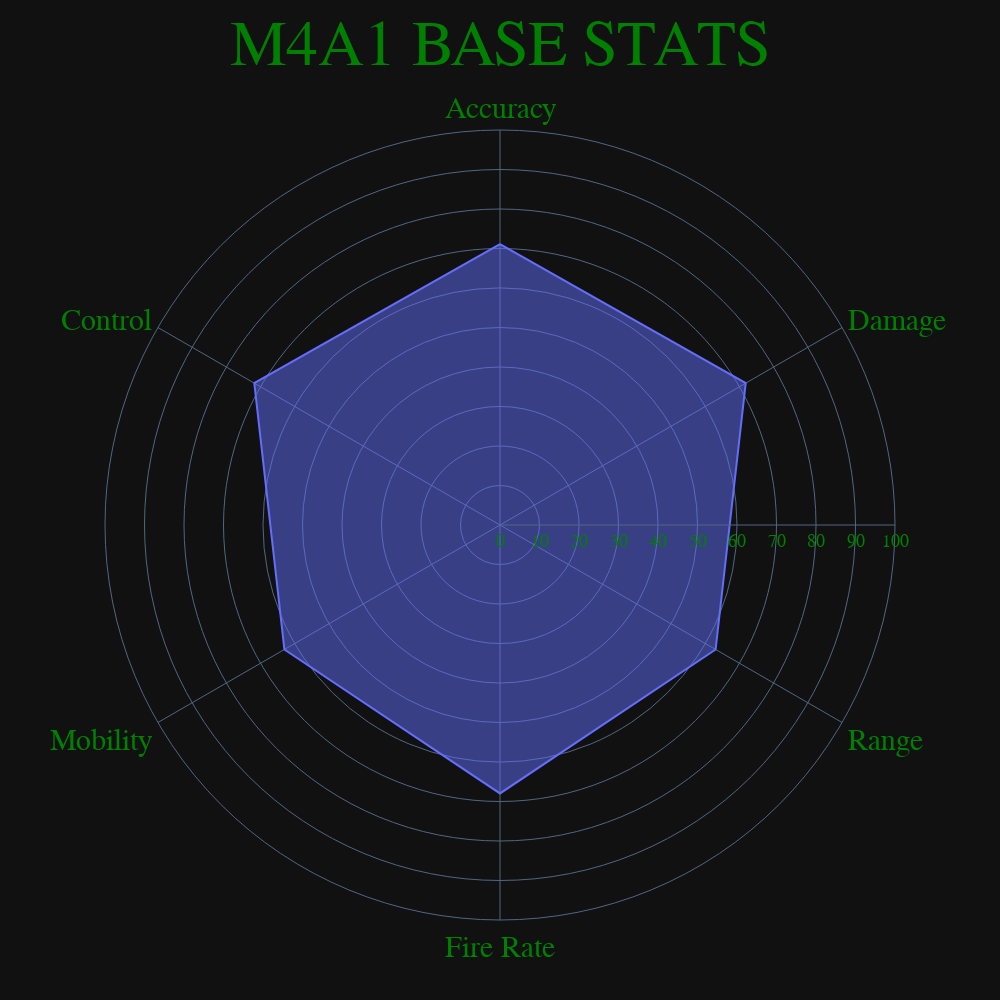

Notebook code cell kept with this figure:
### Code cell
fig = px.line_polar(df, 
                    r = df[df.Category == "BASE"].iloc[0,3:].tolist(), 
                    theta = df.columns[3:].tolist(), 
                    line_close = True,
                    range_r = [0,100],
                    render_mode = 'svg',
                    template = "plotly_dark",
                    width=1000,
                    height=1000,
                   )
fig.update_traces(fill='toself')
fig.update_layout(
    title={
        'text': "M4A1 BASE STATS",
        'y':0.98,
        'x':0.5,
        'xanchor': 'center',
        'yanchor': 'top',
        'font' : dict(
            family="Courier New, monospace",
            size=64,
            color="green"
            ),
        },
    
    font=dict(
        family="Helvetica",
        size=30,
        color="green"
        ),
    margin={'t':130},
    polar = dict(
        radialaxis = dict(showticklabels=True, color='green',tickangle=0,tickfont=dict(size=18)),
#         angularaxis = dict(showticklabels=False, ticks='')
    ))


fig.show()

### Figure 1 — Plotly figure (JSON) as saved in the notebook; plotly's stock layout.template omitted (floating-point values rounded to 4 significant figures)
{"data": [{"fill": "toself", "hovertemplate": "r=%{r}<br>theta=%{theta}<extra></extra>", "legendgroup": "", "line": {"color": "#636efa", "dash": "solid"}, "mode": "lines", "name": "", "r": ["71.13", "71.83", "63.03", "67.96", "63.03", "71.83", "71.13"], "showlegend": false, "subplot": "polar", "theta": ["Accuracy", "Damage", "Range", "Fire Rate", "Mobility", "Control", "Accuracy"], "type": "scatterpolar"}], "layout": {"font": {"color": "green", "family": "Helvetica", "size": 30}, "height": 1000, "legend": {"tracegroupgap": 0}, "margin": {"t": 130}, "polar": {"angularaxis": {"direction": "clockwise", "rotation": 90}, "domain": {"x": [0, 1], "y": [0, 1]}, "radialaxis": {"color": "green", "range": [0, 100], "showticklabels": true, "tickangle": 0, "tickfont": {"size": 18}}}, "title": {"font": {"color": "green", "family": "Courier New, monospace", "size": 64}, "text": "M4A1 BASE STATS", "x": 0.5, "xanchor": "center", "y": 0.98, "yanchor": "top"}, "width": 1000}}
